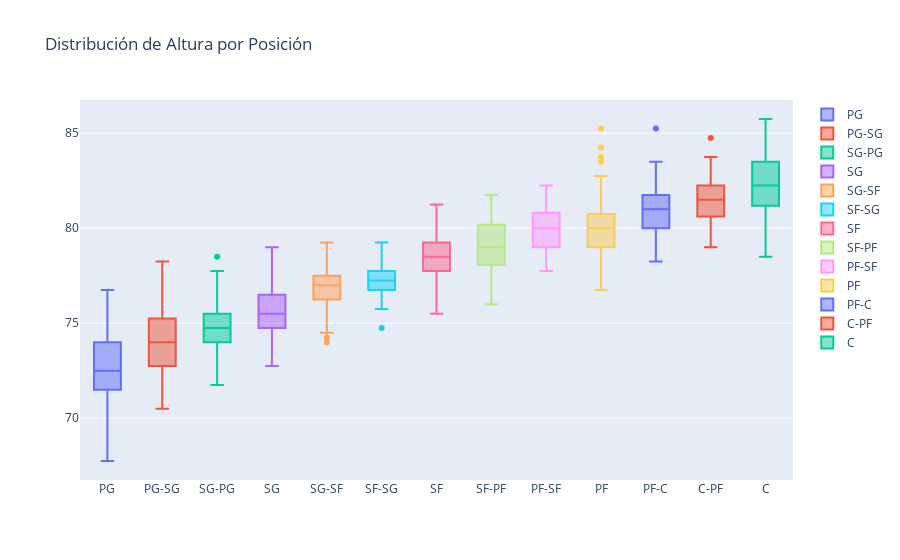

The cell this chart's notebook holds for it:
### Code cell
import pandas as pd
import seaborn as sns
import matplotlib.pyplot as plt
import plotly.graph_objects as go
# Cargar datos
df = pd.read_csv('draft_combine_train.csv')

# Crear visualizaciones

# Mapa de Calor
plt.figure(figsize=(10, 8))
corr_matrix = df[['height', "position", 'weight', 'wingspan', 'reach_standing', "body_fat_pct"]].corr()
sns.heatmap(corr_matrix, annot=True, cmap='coolwarm')
plt.title('Mapa de Calor de Correlaciones')
plt.show()


# Gráfico de Caja
fig_box = go.Figure()
positions = ['PG', "PG-SG", "SG-PG", 'SG', "SG-SF", "SF-SG", 'SF', "SF-PF", "PF-SF", 'PF', "PF-C", "C-PF", 'C']
for position in positions:
    fig_box.add_trace(go.Box(y=df[df['position'] == position]['height'], name=position))
fig_box.update_layout(title='Distribución de Altura por Posición')
fig_box
